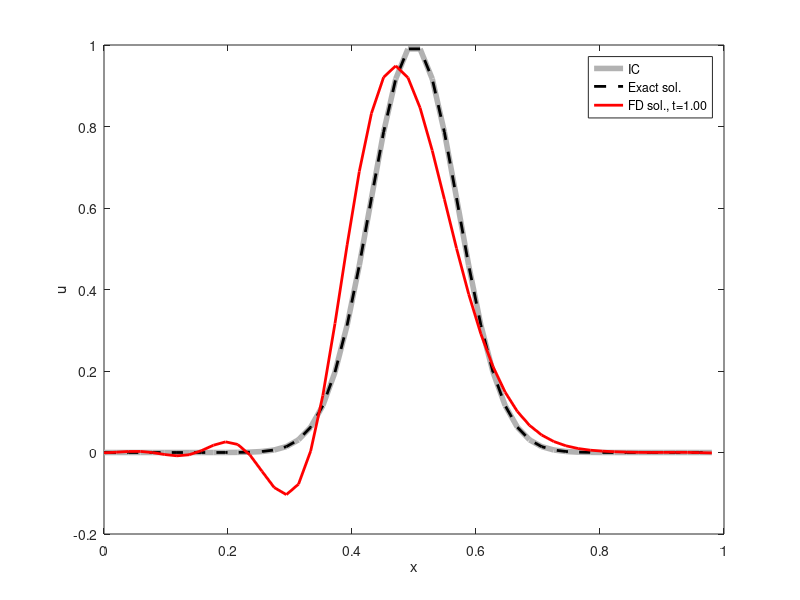

Write the MATLAB code that produced this figure.
clear all; clc;

%=%%%%%%%%%%%%%%%%%%%%%%%%%%%%%%%%%%%%%%%%%%%%%%%%%%%%%%%%%%%%%%%%%%%%%%%%%%%%%%%
%
% Linear convection equation with with periodic boundary conditions
%
%	  du/dt + du/dx = 0,  x \in [0,1),  u(x,0) = u_0(x)
%
% 3rd order upwind and downwind FD; see Eq 7.1a and Eq 7.1b in lecture notes.
%
%=%%%%%%%%%%%%%%%%%%%%%%%%%%%%%%%%%%%%%%%%%%%%%%%%%%%%%%%%%%%%%%%%%%%%%%%%%%%%%%%

% -------------------------------------------
	N   = 51;
	L   = 1;
	dx  = L/N;
	x   = dx*linspace(0,N-1,N).';
	
	% default plot attributes
	set(0,'defaultfigurecolor',		  [1 1 1]);
	%set(0,'defaultfigureposition',	[10 700 800 450])
% --------------------------------------------

% central, 2nd-order accurate
stencil = [-1 0 1];
for i = 2:N-1
  D(i,i-1:i+1) = stencil;
end
D(1,  1:2) = stencil(2:3); D(1,N) = stencil(1);
D(N,N-1:N) = stencil(1:2); D(N,1) = stencil(3);

D_central_2nd = D./(2*dx); clear D;

% upwind, 3rd-order accurate
stencil = [1 -6 3 2];
for i = 3:N-1
  D(i,i-2:i+1) = stencil;
end
D(1,  1:2) = stencil(3:4);   D(1,N-1:N) = stencil(1:2);
D(2,  1:3) = stencil(2:4);   D(2,    N) = stencil(1);
D(N,N-2:N) = stencil(1:3);   D(N,    1) = stencil(4);

D_upwind_3rd = D./(6*dx); clear D;

% downwind, 3rd-order accurate
stencil = [-2 -3 6 -1];
for i = 2:N-2
  D(i,i-1:i+2) = stencil;
end
D(1,    1:3) = stencil(2:4);   D(1,    N) = stencil(1);
D(N-1,N-2:N) = stencil(1:3);   D(N-1,  1) = stencil(4);
D(N,  N-1:N) = stencil(1:2);   D(N  ,1:2) = stencil(3:4);

D_downwind_3rd = D./(6*dx); clear D;

% choose D
D = D_central_2nd;

% analytical eigenvalues/vectors (Eq. 6.10 and 6.12 in lecture notes)
for m = 1:N
  j = 0;
  lambda(m,1) = D(1,j+1)*exp(1i*2*pi*j*(m-1)/N);
  for j = 1:N-1
    lambda(m,1) = lambda(m,1) + D(1,j+1)*exp(1i*2*pi*j*(m-1)/N);
  end
  X(:,m) = exp(1i*(2*pi/L)*(m-1)*x);
end

% sanity check, X^-1*D*X should equal \Lambda
if norm(diag(lambda)-inv(X)*D*X) > 10*(N^2)*eps;
  error('Wrong eigenvalues/vectors!')
end

% initial condition
u_0 = real(X(:,2));
u_0 = exp(-((x-0.5)/0.1).^2);

% Solution in modal coordinates	
w_0 = inv(X)*u_0;
w = @(t,lambda,w_0) exp(-lambda.*t).*w_0;

% time interval 
t_max = 1;
N_t 	= 10;
dt 		= t_max/N_t;

figure
for n = 0:N_t	
	t = n*dt;
	u = X*w(t,lambda,w_0);	
	
	% plotting
	plot(x,u_0,'color',0.7*ones(3,1),'linewidth',4);
	hold on;
	
	% exact solution
  [xx,ii] = sort(mod(x+t,1));
  plot(xx,u_0(ii),'--','color',0*ones(3,1),'linewidth',2)

	plot(x,real(u),'color',[1 0 0],'linewidth',2);
	hold off;
	
	legend('IC','Exact sol.',sprintf('FD sol., t=%1.2f',t));
	xlabel('x'); ylabel('u');
    pause(.001);
	drawnow;
end 
